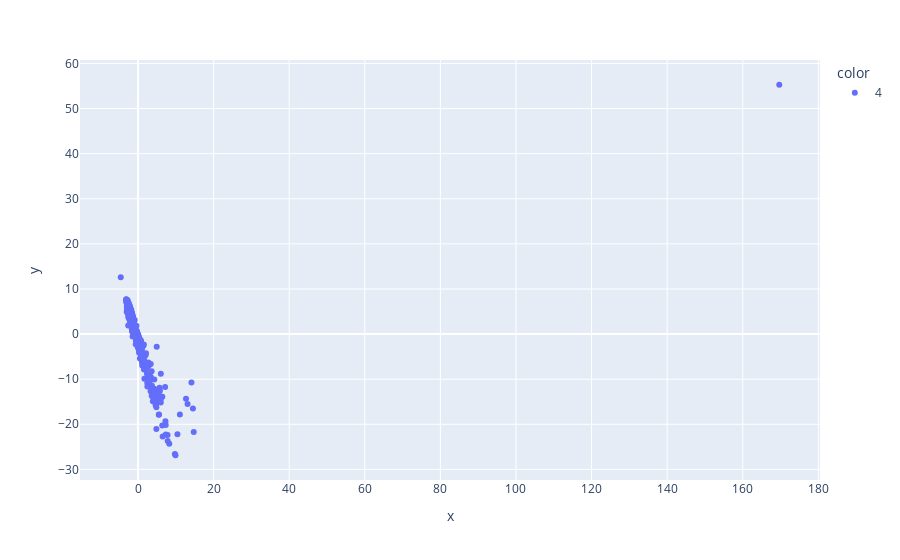

Here is the notebook cell this chart was saved with:
### Code cell
# 特定のクラス
n = 4
# データのフィルタ

mask = y == str(n)
filtered_data = high_dim_data[mask]
filtered_labels = y[mask]

# PCA
pca = PCA(n_components=2)
pca_result = pca.fit_transform(filtered_data)
show_result(pca_result, filtered_labels)


# t-SNE
# tsne = TSNE(n_components=2, random_state=0, perplexity=30)
# tsne_result = tsne.fit_transform(filtered_data)
# show_result(tsne_result, filtered_labels)

# cpca
from contrastive import CPCA

cpca = CPCA()
cpca_result = cpca.fit_transform(filtered_data, X)
show_result(cpca_result[0], filtered_labels)

### Figure 1 — Plotly figure (JSON) as saved in the notebook; plotly's stock layout.template omitted (floating-point values rounded to 4 significant figures; data arrays with more than 128 entries replaced by an {"elided": "..."} marker saying what was removed)
{"data": [{"hovertemplate": "color=4<br>x=%{x}<br>y=%{y}<extra></extra>", "legendgroup": "4", "marker": {"color": "#636efa", "symbol": "circle"}, "mode": "markers", "name": "4", "orientation": "v", "showlegend": true, "type": "scatter", "x": {"elided": "535 float values"}, "xaxis": "x", "y": {"elided": "535 float values"}, "yaxis": "y"}], "layout": {"legend": {"title": {"text": "color"}, "tracegroupgap": 0}, "margin": {"t": 60}, "xaxis": {"anchor": "y", "domain": [0, 1], "title": {"text": "x"}}, "yaxis": {"anchor": "x", "domain": [0, 1], "title": {"text": "y"}}}}
